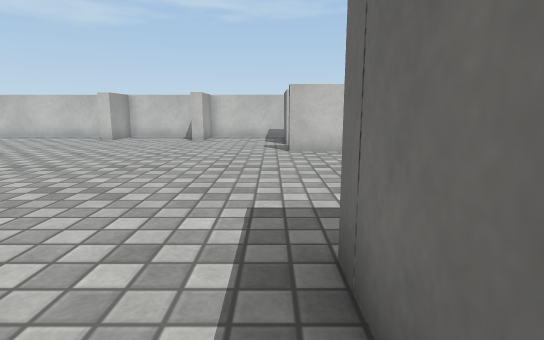
view 1 (above)

16 first-person views from a walk through a 3-D level made in the Unity game engine. The camera is 0.57 m above the floor, tilts 10° down and sees 80° across. The floor is counted in squares, 0.5 m on a side. Each view is taken from the middle of a square. On the plan, view 1 faces up. The plan holds only what a view shows up to about 13 squares ahead; the rest is blank. The player character is not drawn. Surface patterns are stand-ins for the level's own textures.

view 2
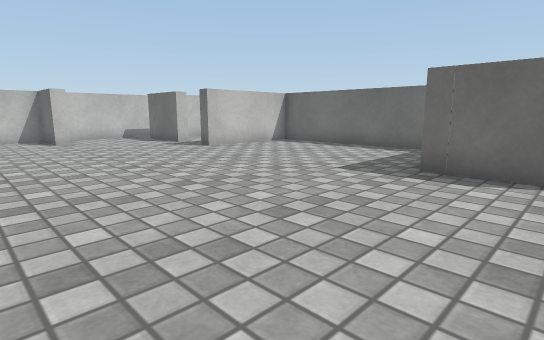

view 3
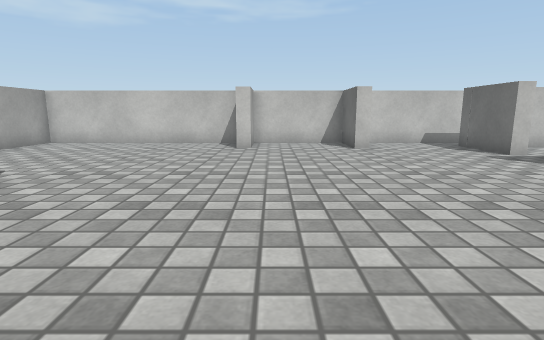

view 4
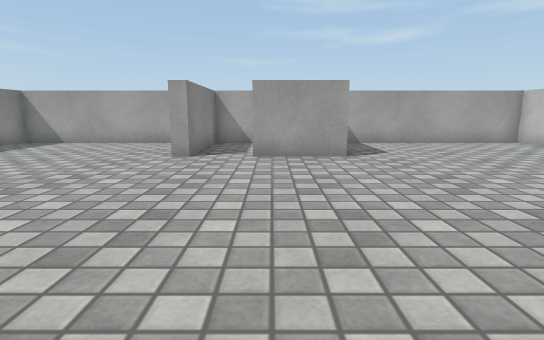

view 5
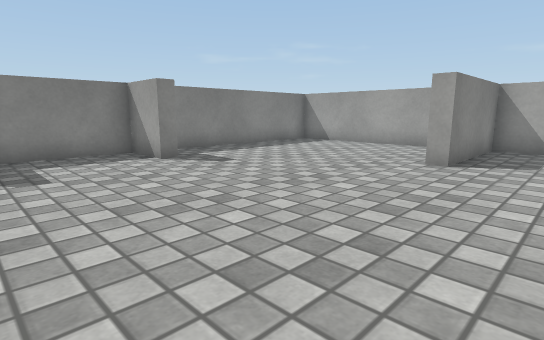

view 6
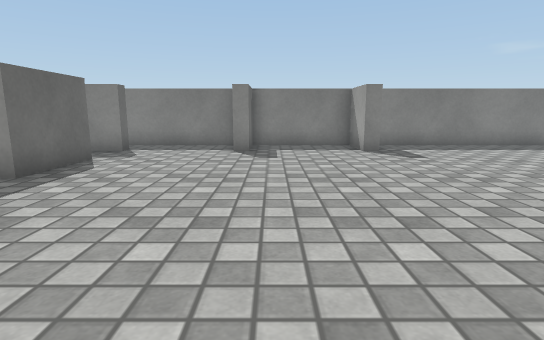

view 7
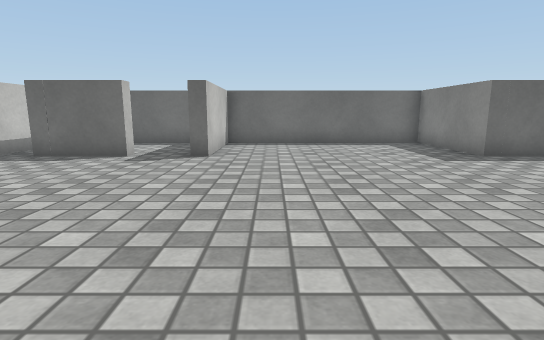

view 8
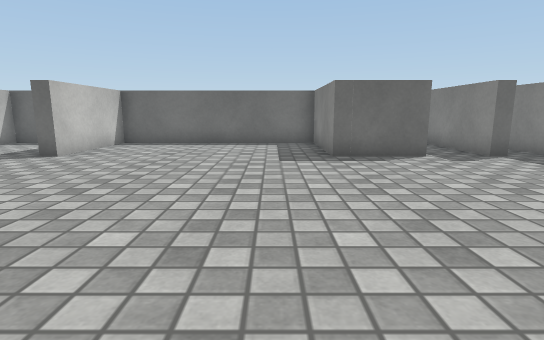

view 9
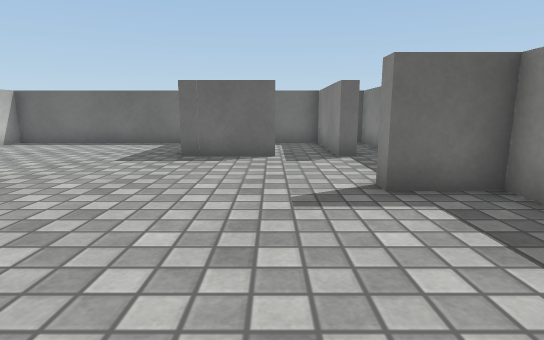

view 10
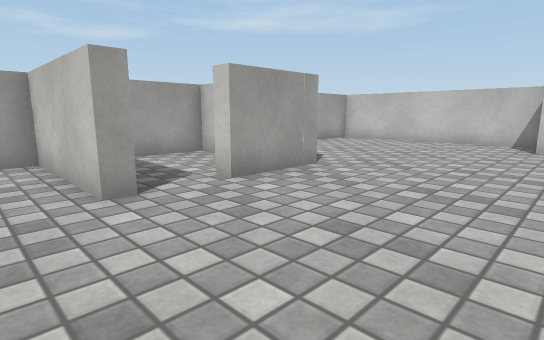

view 11
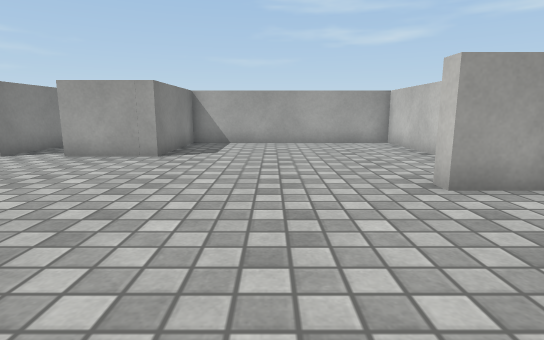

view 12
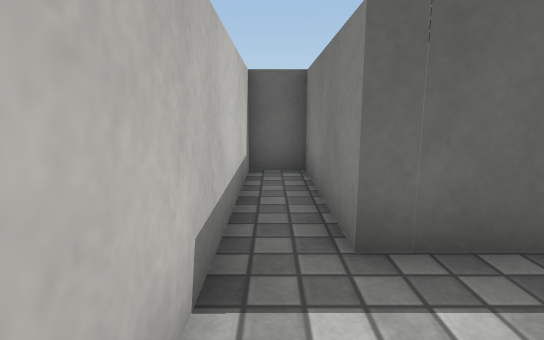

view 13
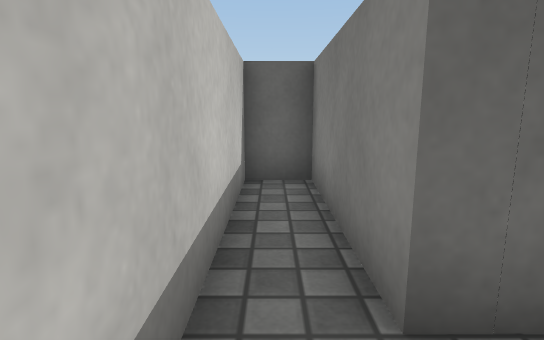

view 14
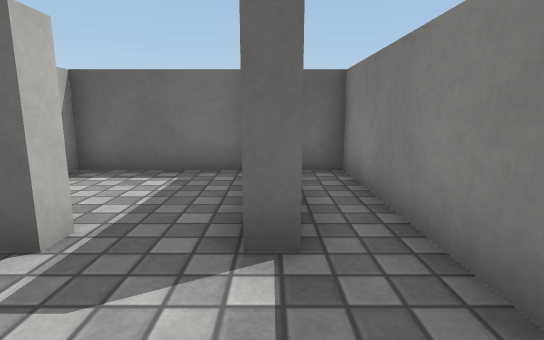

view 15
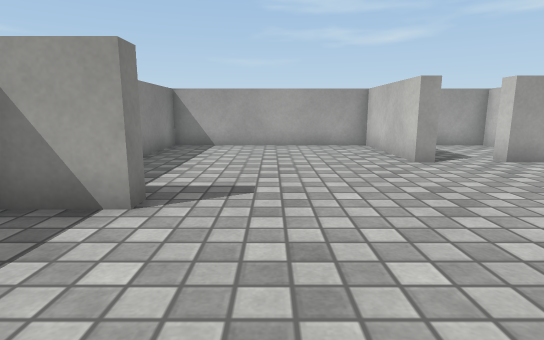

view 16
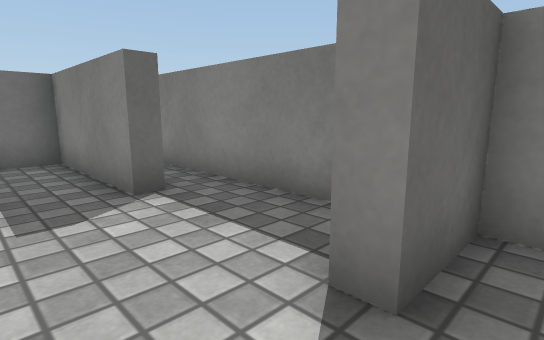

### Floor plan
Points are (right, up) in squares from view 1. A wall is a line through its corners. A room is listed if a view was taken in it or the views show most of it. See-through windows are left out.
Room 1 (views 1, 2, 3, 4, 5, 6, 7, 8, 9, 10, 11, 12, 13, 14, 15, 16)
walls: (-11.5, 3.8) (-10.5, 3.8) (-10.5, 3.3) (-14.5, 3.3) (-14.5, -3.4) (-7.8, -3.4); (-2.8, 13.6) (-3.3, 13.6) (-3.3, 15.5) (-6.7, 15.5) (-6.7, 13.6) (-7.2, 13.6); (0.5, 11.8) (0.5, 14.3) (4.5, 14.3) (4.5, 15.5) (-2.2, 15.5); (-7.2, -1.7) (-6.7, -1.7) (-6.7, -3.4) (-3.3, -3.4) (-3.3, -1.7) (-2.8, -1.7); (1, -0.1) (0.5, -0.1) (0.5, 2.4) (4.5, 2.4) (4.5, 9.7) (0.5, 9.7) (0.5, 10.2); (-2.8, -3.4) (4.5, -3.4) (4.5, -2.5); (-7.2, 15.5) (-14.5, 15.5) (-14.5, 8) (-10.5, 8) (-10.5, 5.5) (-11, 5.5); (0.5, -2.2) (0.5, -1.7) (1.5, -1.7)
ways out: opening at (1, 11) to room 2; opening at (1, -1) to room 3; opening at (-11, 5) to room 4
Room 2 (no view inside)
walls: (4.5, 11.1) (4.5, 13.8) (2.5, 13.8); (1.1, 11.8) (0.5, 11.8)
ways out: opening at (1, 11) to room 1
Room 3 (no view inside)
walls: (1.5, -1.7) (4.5, -1.7) (4.5, 2)
ways out: opening at (1, -1) to room 1
Room 4 (no view inside)
walls: (-13.8, 7.5) (-14.5, 7.5) (-14.5, 3.8) (-11.5, 3.8)
ways out: opening at (-11, 5) to room 1

Where each view was taken, in squares from view 1:
view 1: 0 up, 0 right, facing up
view 2: 0 up, 6 left, facing up-right
view 3: 3 up, 6 left, facing up
view 4: 6 up, 2 left, facing left
view 5: 6 up, 3 left, facing down-left
view 6: 8 up, 4 left, facing down
view 7: 8 up, 8 left, facing right
view 8: 4 up, 8 left, facing right
view 9: 0 up, 8 left, facing right
view 10: 2 up, 6 left, facing up-left
view 11: 11 up, 2 left, facing left
view 12: 15 up, 2 left, facing right
view 13: 15 up, 1 left, facing right
view 14: 2 down, 2 left, facing right
view 15: 0 up, 3 left, facing left
view 16: 0 up, 4 left, facing down-right
